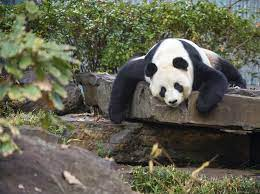
#> input picture openCv/assets/images.jpg, 260 x 194 px, found by its file name
$ python thresholing.py
#> lines starting #> are read from the running program, lines starting #| are printed output that depends on the picture; after the words box and inside, x2 and y2 are one past the last pixel; in counts of white or black regions, pixels touching at a corner belong together
from cv2 import threshold, waitKey
import numpy as np
import cv2 as cv

img = cv.imread("assets/images.jpg")
#> img is the input picture: shape (194, 260, 3); mean B, G, R 79.8, 96.7, 96.2
cv.imshow("original img", img)

gray = cv.cvtColor(img, cv.COLOR_BGR2GRAY)
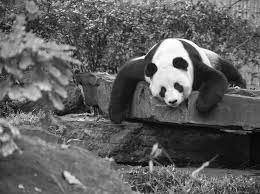
#> gray: shape (194, 260); min 0, max 255, mean 94.6
# cv.imshow("gray img",gray)

# simple thresholding
threshold, thresh = cv.threshold(gray, 150, 255, cv.THRESH_BINARY)
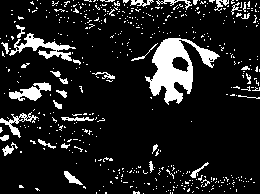
#> thresh: shape (194, 260); 12.2% white; 502 white regions (468 under 20 px), largest, box (x1, y1, x2, y2) and area: (145, 38, 220, 105) 2072, (9, 33, 76, 61) 606, (9, 82, 51, 101) 384
cv.imshow("simple thresholing..", thresh)

threshold, thresh_inv = cv.threshold(gray, 150, 255, cv.THRESH_BINARY_INV)
cv.imshow("simple thresh_inv", thresh_inv)

# Adaptive thresholing
adaptive_thresh=cv.adaptiveThreshold(gray,255,cv.ADAPTIVE_THRESH_MEAN_C,cv.THRESH_BINARY,101,3)
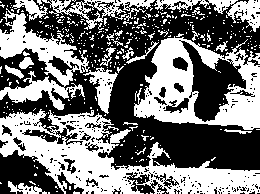
#> adaptive_thresh: shape (194, 260); 46% white; 369 white regions (342 under 20 px), largest, box (x1, y1, x2, y2) and area: (0, 109, 260, 194) 8807, (134, 36, 260, 130) 5700, (0, 8, 90, 110) 3389
cv.imshow("adaptive thresholding ",adaptive_thresh)

waitKey(0)

$ run again, with openCv/assets/dviv.jpg copied over openCv/assets/images.jpg
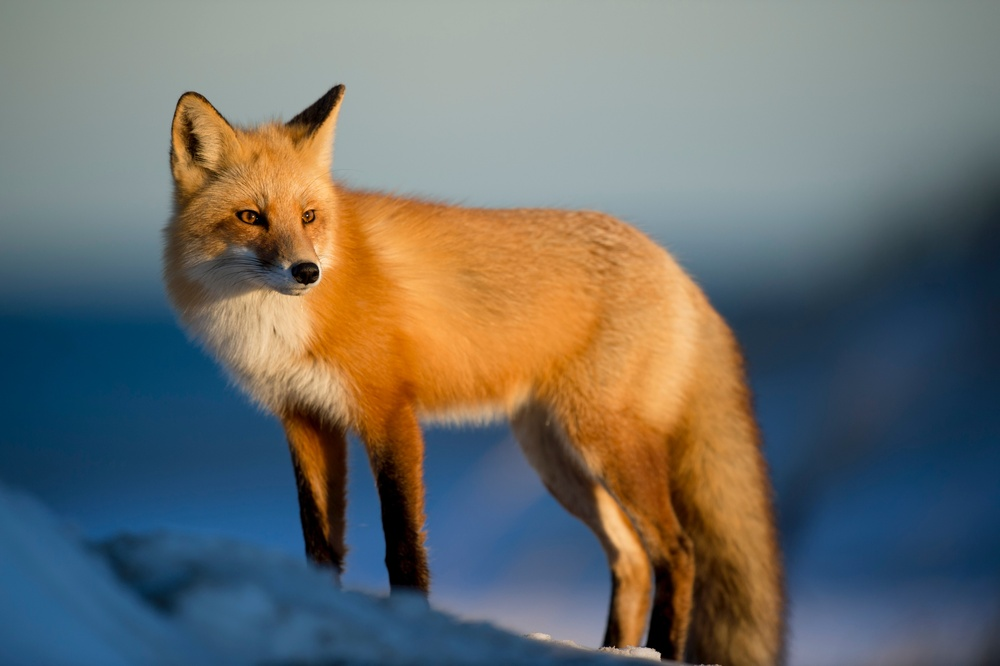
#> input picture openCv/assets/dviv.jpg, 1000 x 666 px, shrunk from 4928 x 3280 before the run, found by its file name
#> img is the input picture: shape (666, 1000, 3); mean B, G, R 107, 110.9, 109.3
#> `threshold, thresh = cv.threshold(gray, 150, 255, cv.THRESH_BINARY)`:
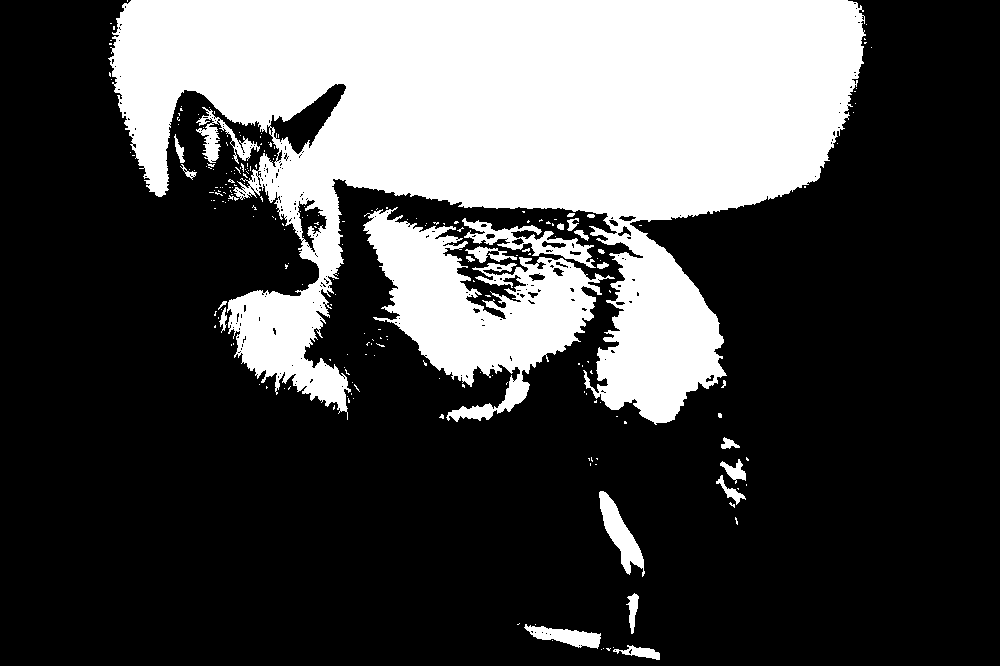
#> thresh: shape (666, 1000); 29% white; 232 white regions (205 under 20 px), largest, box (x1, y1, x2, y2) and area: (108, 0, 866, 425) 162909, (363, 207, 615, 422) 21937, (462, 218, 596, 268) 1916
#> `adaptive_thresh=cv.adaptiveThreshold(gray,255,cv.ADAPTIVE_THRESH_MEAN_..`:
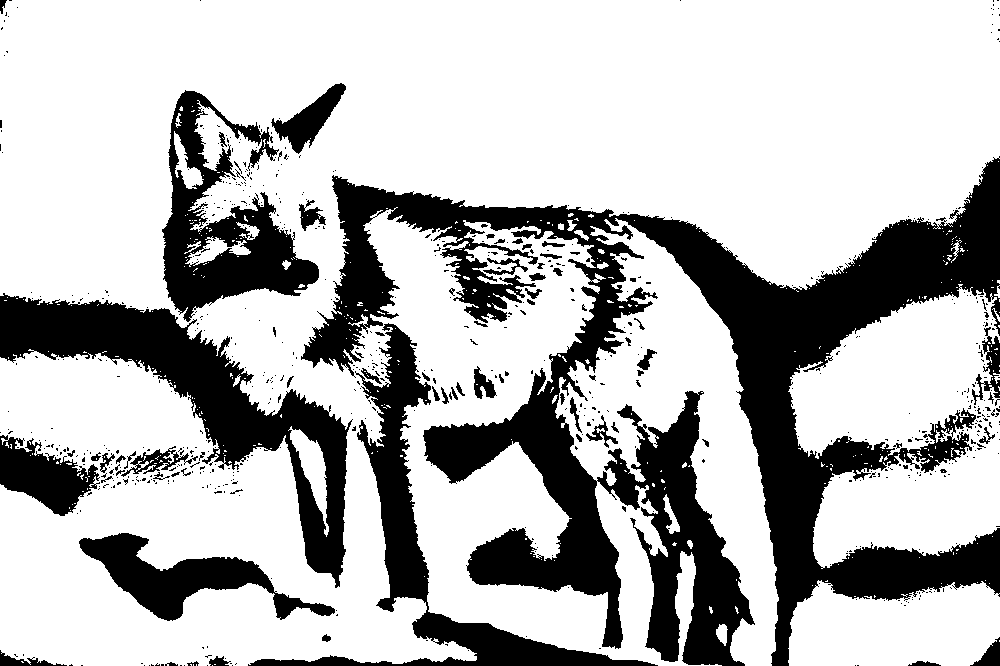
#> adaptive_thresh: shape (666, 1000); 72.1% white; 703 black regions (627 under 20 px), largest, box (x1, y1, x2, y2) and area: (301, 156, 1000, 666) 108656, (0, 293, 353, 588) 24600, (248, 323, 658, 666) 15855
